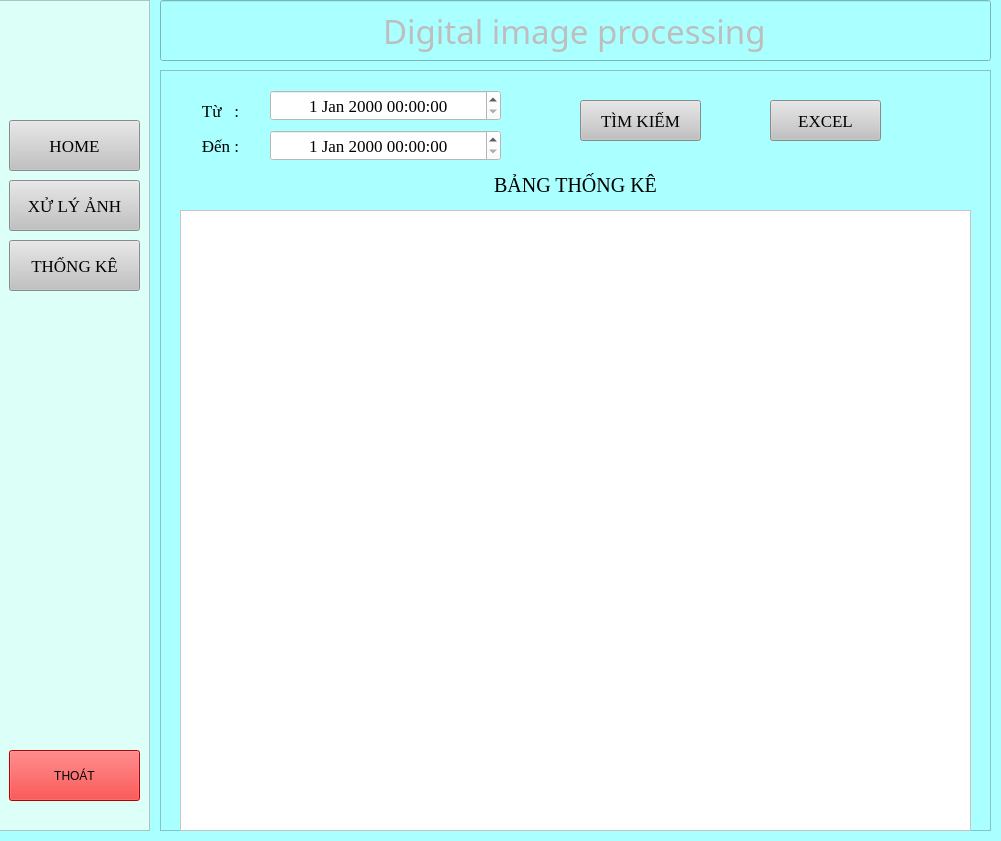
<?xml version="1.0" encoding="UTF-8"?>
<ui version="4.0">
 <class>MainWindow</class>
 <widget class="QMainWindow" name="MainWindow">
  <property name="enabled">
   <bool>true</bool>
  </property>
  <property name="geometry">
   <rect>
    <x>0</x>
    <y>0</y>
    <width>1001</width>
    <height>841</height>
   </rect>
  </property>
  <property name="mouseTracking">
   <bool>false</bool>
  </property>
  <property name="windowTitle">
   <string>MainWindow</string>
  </property>
  <property name="autoFillBackground">
   <bool>false</bool>
  </property>
  <property name="styleSheet">
   <string notr="true">background-color: rgb(170, 255, 255);</string>
  </property>
  <widget class="QWidget" name="centralwidget">
   <widget class="QLineEdit" name="title">
    <property name="enabled">
     <bool>false</bool>
    </property>
    <property name="geometry">
     <rect>
      <x>160</x>
      <y>0</y>
      <width>831</width>
      <height>61</height>
     </rect>
    </property>
    <property name="font">
     <font>
      <family>Segoe Print</family>
      <pointsize>25</pointsize>
     </font>
    </property>
    <property name="cursor">
     <cursorShape>ArrowCursor</cursorShape>
    </property>
    <property name="styleSheet">
     <string notr="true"/>
    </property>
    <property name="text">
     <string>Digital image processing</string>
    </property>
    <property name="frame">
     <bool>true</bool>
    </property>
    <property name="echoMode">
     <enum>QLineEdit::Normal</enum>
    </property>
    <property name="alignment">
     <set>Qt::AlignCenter</set>
    </property>
   </widget>
   <widget class="QFrame" name="slider_bar">
    <property name="geometry">
     <rect>
      <x>-1</x>
      <y>0</y>
      <width>151</width>
      <height>831</height>
     </rect>
    </property>
    <property name="styleSheet">
     <string notr="true">background-color: rgb(220, 255, 248);</string>
    </property>
    <property name="frameShape">
     <enum>QFrame::StyledPanel</enum>
    </property>
    <property name="frameShadow">
     <enum>QFrame::Raised</enum>
    </property>
    <widget class="QPushButton" name="bt_home">
     <property name="geometry">
      <rect>
       <x>10</x>
       <y>120</y>
       <width>131</width>
       <height>51</height>
      </rect>
     </property>
     <property name="font">
      <font>
       <family>Times New Roman</family>
       <pointsize>13</pointsize>
      </font>
     </property>
     <property name="styleSheet">
      <string notr="true">background-color:#c1c1c1</string>
     </property>
     <property name="text">
      <string>HOME</string>
     </property>
    </widget>
    <widget class="QPushButton" name="bt_sc1">
     <property name="geometry">
      <rect>
       <x>10</x>
       <y>180</y>
       <width>131</width>
       <height>51</height>
      </rect>
     </property>
     <property name="font">
      <font>
       <family>Times New Roman</family>
       <pointsize>13</pointsize>
      </font>
     </property>
     <property name="styleSheet">
      <string notr="true">background-color:#c1c1c1</string>
     </property>
     <property name="text">
      <string>XỬ LÝ ẢNH</string>
     </property>
    </widget>
    <widget class="QPushButton" name="bt_sc2">
     <property name="geometry">
      <rect>
       <x>10</x>
       <y>240</y>
       <width>131</width>
       <height>51</height>
      </rect>
     </property>
     <property name="font">
      <font>
       <family>Times New Roman</family>
       <pointsize>13</pointsize>
      </font>
     </property>
     <property name="styleSheet">
      <string notr="true">background-color:#c1c1c1</string>
     </property>
     <property name="text">
      <string>THỐNG KÊ</string>
     </property>
    </widget>
    <widget class="QPushButton" name="bt_exit">
     <property name="geometry">
      <rect>
       <x>10</x>
       <y>750</y>
       <width>131</width>
       <height>51</height>
      </rect>
     </property>
     <property name="styleSheet">
      <string notr="true">background-color: rgb(255, 0, 0);</string>
     </property>
     <property name="text">
      <string>THOÁT</string>
     </property>
    </widget>
   </widget>
   <widget class="QStackedWidget" name="content">
    <property name="geometry">
     <rect>
      <x>160</x>
      <y>70</y>
      <width>831</width>
      <height>761</height>
     </rect>
    </property>
    <property name="currentIndex">
     <number>2</number>
    </property>
    <widget class="QWidget" name="page_home">
     <widget class="QFrame" name="fr2_X160_Y70_W831_H761">
      <property name="geometry">
       <rect>
        <x>0</x>
        <y>0</y>
        <width>831</width>
        <height>761</height>
       </rect>
      </property>
      <property name="frameShape">
       <enum>QFrame::StyledPanel</enum>
      </property>
      <property name="frameShadow">
       <enum>QFrame::Raised</enum>
      </property>
      <widget class="QLabel" name="label_13">
       <property name="geometry">
        <rect>
         <x>190</x>
         <y>60</y>
         <width>421</width>
         <height>81</height>
        </rect>
       </property>
       <property name="font">
        <font>
         <family>Times New Roman</family>
         <pointsize>20</pointsize>
        </font>
       </property>
       <property name="text">
        <string>PHÂN LOẠI THEO MÃ QR</string>
       </property>
       <property name="alignment">
        <set>Qt::AlignCenter</set>
       </property>
      </widget>
      <widget class="QLabel" name="label">
       <property name="geometry">
        <rect>
         <x>200</x>
         <y>180</y>
         <width>411</width>
         <height>291</height>
        </rect>
       </property>
       <property name="styleSheet">
        <string notr="true">background-color: rgb(255, 255, 255);</string>
       </property>
       <property name="text">
        <string/>
       </property>
       <property name="pixmap">
        <pixmap>../../../../cho-soi-0.jpg</pixmap>
       </property>
       <property name="scaledContents">
        <bool>true</bool>
       </property>
      </widget>
     </widget>
    </widget>
    <widget class="QWidget" name="page_sc2">
     <widget class="QFrame" name="fr1_X160_Y70_W831_H761">
      <property name="geometry">
       <rect>
        <x>0</x>
        <y>0</y>
        <width>831</width>
        <height>761</height>
       </rect>
      </property>
      <property name="styleSheet">
       <string notr="true"/>
      </property>
      <property name="frameShape">
       <enum>QFrame::StyledPanel</enum>
      </property>
      <property name="frameShadow">
       <enum>QFrame::Raised</enum>
      </property>
      <widget class="QFrame" name="communication">
       <property name="geometry">
        <rect>
         <x>0</x>
         <y>650</y>
         <width>831</width>
         <height>111</height>
        </rect>
       </property>
       <property name="styleSheet">
        <string notr="true">background-color:  rgb(234, 234, 234);</string>
       </property>
       <property name="frameShape">
        <enum>QFrame::StyledPanel</enum>
       </property>
       <property name="frameShadow">
        <enum>QFrame::Raised</enum>
       </property>
       <widget class="QLineEdit" name="lineEdit_9">
        <property name="enabled">
         <bool>false</bool>
        </property>
        <property name="geometry">
         <rect>
          <x>280</x>
          <y>10</y>
          <width>271</width>
          <height>31</height>
         </rect>
        </property>
        <property name="font">
         <font>
          <family>Arial</family>
          <pointsize>13</pointsize>
         </font>
        </property>
        <property name="cursor">
         <cursorShape>ArrowCursor</cursorShape>
        </property>
        <property name="styleSheet">
         <string notr="true">background-color: rgb(255, 255, 255);

color: rgb(85, 0, 255)</string>
        </property>
        <property name="text">
         <string>COMMUNICATION</string>
        </property>
        <property name="frame">
         <bool>false</bool>
        </property>
        <property name="alignment">
         <set>Qt::AlignCenter</set>
        </property>
       </widget>
       <widget class="QLabel" name="label_7">
        <property name="geometry">
         <rect>
          <x>130</x>
          <y>10</y>
          <width>121</width>
          <height>31</height>
         </rect>
        </property>
        <property name="font">
         <font>
          <pointsize>10</pointsize>
         </font>
        </property>
        <property name="text">
         <string>DATA ON PLC :</string>
        </property>
       </widget>
       <widget class="QLabel" name="label_4">
        <property name="geometry">
         <rect>
          <x>130</x>
          <y>50</y>
          <width>121</width>
          <height>31</height>
         </rect>
        </property>
        <property name="font">
         <font>
          <pointsize>10</pointsize>
         </font>
        </property>
        <property name="styleSheet">
         <string notr="true">background-color: rgb(255, 255, 255);</string>
        </property>
        <property name="frameShape">
         <enum>QFrame::Box</enum>
        </property>
        <property name="text">
         <string/>
        </property>
        <property name="textFormat">
         <enum>Qt::PlainText</enum>
        </property>
        <property name="scaledContents">
         <bool>false</bool>
        </property>
        <property name="wordWrap">
         <bool>false</bool>
        </property>
        <property name="openExternalLinks">
         <bool>false</bool>
        </property>
       </widget>
       <widget class="QLabel" name="label_5">
        <property name="geometry">
         <rect>
          <x>580</x>
          <y>50</y>
          <width>121</width>
          <height>31</height>
         </rect>
        </property>
        <property name="font">
         <font>
          <pointsize>10</pointsize>
         </font>
        </property>
        <property name="styleSheet">
         <string notr="true">background-color: rgb(255, 255, 255);</string>
        </property>
        <property name="frameShape">
         <enum>QFrame::Box</enum>
        </property>
        <property name="text">
         <string/>
        </property>
        <property name="textFormat">
         <enum>Qt::PlainText</enum>
        </property>
        <property name="scaledContents">
         <bool>false</bool>
        </property>
        <property name="wordWrap">
         <bool>false</bool>
        </property>
        <property name="openExternalLinks">
         <bool>false</bool>
        </property>
       </widget>
       <widget class="QLabel" name="label_10">
        <property name="geometry">
         <rect>
          <x>580</x>
          <y>10</y>
          <width>121</width>
          <height>31</height>
         </rect>
        </property>
        <property name="font">
         <font>
          <pointsize>10</pointsize>
         </font>
        </property>
        <property name="text">
         <string>DATA SCANED :</string>
        </property>
       </widget>
      </widget>
      <widget class="QFrame" name="frame">
       <property name="geometry">
        <rect>
         <x>0</x>
         <y>0</y>
         <width>831</width>
         <height>201</height>
        </rect>
       </property>
       <property name="statusTip">
        <string/>
       </property>
       <property name="accessibleName">
        <string/>
       </property>
       <property name="autoFillBackground">
        <bool>false</bool>
       </property>
       <property name="styleSheet">
        <string notr="true">background-color: rgb(85, 0, 255);</string>
       </property>
       <property name="inputMethodHints">
        <set>Qt::ImhNone</set>
       </property>
       <property name="frameShape">
        <enum>QFrame::NoFrame</enum>
       </property>
       <property name="frameShadow">
        <enum>QFrame::Sunken</enum>
       </property>
       <widget class="QFrame" name="frame_7">
        <property name="geometry">
         <rect>
          <x>0</x>
          <y>0</y>
          <width>261</width>
          <height>201</height>
         </rect>
        </property>
        <property name="styleSheet">
         <string notr="true">background-color:rgb(255, 170, 127)
</string>
        </property>
        <property name="frameShape">
         <enum>QFrame::StyledPanel</enum>
        </property>
        <property name="frameShadow">
         <enum>QFrame::Sunken</enum>
        </property>
        <property name="lineWidth">
         <number>2</number>
        </property>
        <property name="midLineWidth">
         <number>0</number>
        </property>
        <widget class="QLineEdit" name="lineEdit_5">
         <property name="enabled">
          <bool>false</bool>
         </property>
         <property name="geometry">
          <rect>
           <x>10</x>
           <y>10</y>
           <width>241</width>
           <height>31</height>
          </rect>
         </property>
         <property name="font">
          <font>
           <family>Arial</family>
           <pointsize>13</pointsize>
          </font>
         </property>
         <property name="cursor">
          <cursorShape>ArrowCursor</cursorShape>
         </property>
         <property name="styleSheet">
          <string notr="true">background-color: rgb(255, 255, 255);

color: rgb(85, 0, 255)</string>
         </property>
         <property name="text">
          <string>SETTING</string>
         </property>
         <property name="frame">
          <bool>false</bool>
         </property>
         <property name="alignment">
          <set>Qt::AlignCenter</set>
         </property>
        </widget>
        <widget class="QLineEdit" name="ip_plc">
         <property name="geometry">
          <rect>
           <x>10</x>
           <y>120</y>
           <width>141</width>
           <height>21</height>
          </rect>
         </property>
         <property name="styleSheet">
          <string notr="true">background-color: rgb(255, 255, 255)</string>
         </property>
         <property name="text">
          <string/>
         </property>
         <property name="placeholderText">
          <string>192.168.0.1</string>
         </property>
        </widget>
        <widget class="QPushButton" name="bt_on">
         <property name="geometry">
          <rect>
           <x>160</x>
           <y>70</y>
           <width>75</width>
           <height>24</height>
          </rect>
         </property>
         <property name="styleSheet">
          <string notr="true">background-color:green</string>
         </property>
         <property name="text">
          <string>Turn on</string>
         </property>
        </widget>
        <widget class="QPushButton" name="bt_connect">
         <property name="geometry">
          <rect>
           <x>160</x>
           <y>120</y>
           <width>75</width>
           <height>24</height>
          </rect>
         </property>
         <property name="styleSheet">
          <string notr="true">background-color:green</string>
         </property>
         <property name="text">
          <string>Connect</string>
         </property>
        </widget>
        <widget class="QPushButton" name="bt_off">
         <property name="geometry">
          <rect>
           <x>160</x>
           <y>70</y>
           <width>75</width>
           <height>24</height>
          </rect>
         </property>
         <property name="styleSheet">
          <string notr="true">background-color:red
</string>
         </property>
         <property name="text">
          <string>Turn off</string>
         </property>
        </widget>
        <widget class="QComboBox" name="camera">
         <property name="geometry">
          <rect>
           <x>10</x>
           <y>70</y>
           <width>141</width>
           <height>22</height>
          </rect>
         </property>
         <property name="styleSheet">
          <string notr="true">background-color:rgb(255, 255, 255)</string>
         </property>
        </widget>
        <widget class="QPushButton" name="bt_disconnect">
         <property name="geometry">
          <rect>
           <x>160</x>
           <y>120</y>
           <width>75</width>
           <height>24</height>
          </rect>
         </property>
         <property name="styleSheet">
          <string notr="true">background-color:red</string>
         </property>
         <property name="text">
          <string>Disconnect</string>
         </property>
        </widget>
       </widget>
       <widget class="QFrame" name="frame_8">
        <property name="geometry">
         <rect>
          <x>570</x>
          <y>0</y>
          <width>261</width>
          <height>201</height>
         </rect>
        </property>
        <property name="styleSheet">
         <string notr="true">background-color: rgb(255, 170, 255)</string>
        </property>
        <property name="frameShape">
         <enum>QFrame::StyledPanel</enum>
        </property>
        <property name="frameShadow">
         <enum>QFrame::Sunken</enum>
        </property>
        <property name="lineWidth">
         <number>2</number>
        </property>
        <widget class="QSlider" name="slider_threshold">
         <property name="geometry">
          <rect>
           <x>10</x>
           <y>80</y>
           <width>160</width>
           <height>22</height>
          </rect>
         </property>
         <property name="maximum">
          <number>200</number>
         </property>
         <property name="value">
          <number>100</number>
         </property>
         <property name="orientation">
          <enum>Qt::Horizontal</enum>
         </property>
        </widget>
        <widget class="QLineEdit" name="value_threshold">
         <property name="geometry">
          <rect>
           <x>190</x>
           <y>80</y>
           <width>51</width>
           <height>22</height>
          </rect>
         </property>
         <property name="styleSheet">
          <string notr="true">background-color: rgb(255, 255, 255);</string>
         </property>
         <property name="text">
          <string>100</string>
         </property>
        </widget>
        <widget class="Line" name="line_2">
         <property name="geometry">
          <rect>
           <x>10</x>
           <y>110</y>
           <width>231</width>
           <height>20</height>
          </rect>
         </property>
         <property name="orientation">
          <enum>Qt::Horizontal</enum>
         </property>
        </widget>
        <widget class="QLineEdit" name="lineEdit_10">
         <property name="enabled">
          <bool>false</bool>
         </property>
         <property name="geometry">
          <rect>
           <x>10</x>
           <y>10</y>
           <width>241</width>
           <height>31</height>
          </rect>
         </property>
         <property name="font">
          <font>
           <family>Arial</family>
           <pointsize>13</pointsize>
          </font>
         </property>
         <property name="cursor">
          <cursorShape>ArrowCursor</cursorShape>
         </property>
         <property name="styleSheet">
          <string notr="true">background-color: rgb(255, 255, 255);

color: rgb(85, 0, 255)</string>
         </property>
         <property name="text">
          <string>OPTIONS</string>
         </property>
         <property name="frame">
          <bool>false</bool>
         </property>
         <property name="alignment">
          <set>Qt::AlignCenter</set>
         </property>
        </widget>
        <widget class="QLabel" name="label_11">
         <property name="geometry">
          <rect>
           <x>70</x>
           <y>50</y>
           <width>121</width>
           <height>22</height>
          </rect>
         </property>
         <property name="font">
          <font>
           <pointsize>11</pointsize>
          </font>
         </property>
         <property name="text">
          <string>THRESSHOLD</string>
         </property>
         <property name="alignment">
          <set>Qt::AlignCenter</set>
         </property>
        </widget>
       </widget>
       <widget class="QFrame" name="frame_9">
        <property name="enabled">
         <bool>true</bool>
        </property>
        <property name="geometry">
         <rect>
          <x>270</x>
          <y>0</y>
          <width>291</width>
          <height>201</height>
         </rect>
        </property>
        <property name="toolTip">
         <string/>
        </property>
        <property name="styleSheet">
         <string notr="true">background-color: rgb(85, 170, 255)</string>
        </property>
        <property name="frameShape">
         <enum>QFrame::StyledPanel</enum>
        </property>
        <property name="frameShadow">
         <enum>QFrame::Sunken</enum>
        </property>
        <property name="lineWidth">
         <number>2</number>
        </property>
        <widget class="QPushButton" name="bt_scan">
         <property name="geometry">
          <rect>
           <x>100</x>
           <y>140</y>
           <width>93</width>
           <height>28</height>
          </rect>
         </property>
         <property name="autoFillBackground">
          <bool>false</bool>
         </property>
         <property name="styleSheet">
          <string notr="true">background-color:#c1c1c1
</string>
         </property>
         <property name="text">
          <string>SCAN</string>
         </property>
        </widget>
        <widget class="QLineEdit" name="lineEdit_11">
         <property name="enabled">
          <bool>false</bool>
         </property>
         <property name="geometry">
          <rect>
           <x>10</x>
           <y>10</y>
           <width>271</width>
           <height>31</height>
          </rect>
         </property>
         <property name="font">
          <font>
           <family>Arial</family>
           <pointsize>13</pointsize>
          </font>
         </property>
         <property name="cursor">
          <cursorShape>ArrowCursor</cursorShape>
         </property>
         <property name="styleSheet">
          <string notr="true">background-color: rgb(255, 255, 255);

color: rgb(85, 0, 255)</string>
         </property>
         <property name="text">
          <string>PANEL</string>
         </property>
         <property name="frame">
          <bool>false</bool>
         </property>
         <property name="alignment">
          <set>Qt::AlignCenter</set>
         </property>
        </widget>
        <widget class="QLabel" name="label_12">
         <property name="geometry">
          <rect>
           <x>120</x>
           <y>50</y>
           <width>49</width>
           <height>22</height>
          </rect>
         </property>
         <property name="font">
          <font>
           <pointsize>11</pointsize>
          </font>
         </property>
         <property name="text">
          <string>MODE</string>
         </property>
         <property name="alignment">
          <set>Qt::AlignCenter</set>
         </property>
        </widget>
        <widget class="QPushButton" name="sw_auto">
         <property name="geometry">
          <rect>
           <x>50</x>
           <y>80</y>
           <width>93</width>
           <height>28</height>
          </rect>
         </property>
         <property name="autoFillBackground">
          <bool>false</bool>
         </property>
         <property name="styleSheet">
          <string notr="true">background-color:#c1c1c1
</string>
         </property>
         <property name="text">
          <string>AUTO</string>
         </property>
        </widget>
        <widget class="QPushButton" name="sw_manual">
         <property name="geometry">
          <rect>
           <x>150</x>
           <y>80</y>
           <width>93</width>
           <height>28</height>
          </rect>
         </property>
         <property name="autoFillBackground">
          <bool>false</bool>
         </property>
         <property name="styleSheet">
          <string notr="true">background-color:#c1c1c1
</string>
         </property>
         <property name="text">
          <string>MANUAL</string>
         </property>
        </widget>
       </widget>
      </widget>
      <widget class="QFrame" name="frame_10">
       <property name="geometry">
        <rect>
         <x>0</x>
         <y>211</y>
         <width>831</width>
         <height>431</height>
        </rect>
       </property>
       <property name="styleSheet">
        <string notr="true">background-color:  rgb(234, 234, 234);</string>
       </property>
       <property name="frameShape">
        <enum>QFrame::WinPanel</enum>
       </property>
       <property name="frameShadow">
        <enum>QFrame::Sunken</enum>
       </property>
       <property name="lineWidth">
        <number>2</number>
       </property>
       <widget class="QLabel" name="lb_origin">
        <property name="geometry">
         <rect>
          <x>10</x>
          <y>10</y>
          <width>401</width>
          <height>371</height>
         </rect>
        </property>
        <property name="autoFillBackground">
         <bool>false</bool>
        </property>
        <property name="styleSheet">
         <string notr="true">background-color:rgb(255, 255, 255)</string>
        </property>
        <property name="frameShape">
         <enum>QFrame::WinPanel</enum>
        </property>
        <property name="text">
         <string/>
        </property>
        <property name="alignment">
         <set>Qt::AlignCenter</set>
        </property>
       </widget>
       <widget class="QLabel" name="lb_xla">
        <property name="geometry">
         <rect>
          <x>420</x>
          <y>10</y>
          <width>401</width>
          <height>371</height>
         </rect>
        </property>
        <property name="styleSheet">
         <string notr="true">background-color:rgb(255, 255, 255)</string>
        </property>
        <property name="frameShape">
         <enum>QFrame::WinPanel</enum>
        </property>
        <property name="text">
         <string/>
        </property>
        <property name="alignment">
         <set>Qt::AlignCenter</set>
        </property>
       </widget>
       <widget class="QLabel" name="curent_data_4">
        <property name="geometry">
         <rect>
          <x>10</x>
          <y>390</y>
          <width>401</width>
          <height>31</height>
         </rect>
        </property>
        <property name="font">
         <font>
          <pointsize>11</pointsize>
         </font>
        </property>
        <property name="styleSheet">
         <string notr="true">color: rgb(0, 0, 255);</string>
        </property>
        <property name="text">
         <string>ORIGINAL IMAGE</string>
        </property>
        <property name="alignment">
         <set>Qt::AlignCenter</set>
        </property>
       </widget>
       <widget class="QLabel" name="curent_data_5">
        <property name="geometry">
         <rect>
          <x>420</x>
          <y>390</y>
          <width>401</width>
          <height>31</height>
         </rect>
        </property>
        <property name="font">
         <font>
          <pointsize>11</pointsize>
         </font>
        </property>
        <property name="styleSheet">
         <string notr="true">color: rgb(0, 0, 255);</string>
        </property>
        <property name="text">
         <string>PROCESSED IMAGE</string>
        </property>
        <property name="alignment">
         <set>Qt::AlignCenter</set>
        </property>
       </widget>
      </widget>
     </widget>
    </widget>
    <widget class="QWidget" name="page_sc3">
     <widget class="QFrame" name="fr3_X160_Y70_W831_H761">
      <property name="geometry">
       <rect>
        <x>0</x>
        <y>0</y>
        <width>831</width>
        <height>761</height>
       </rect>
      </property>
      <property name="frameShape">
       <enum>QFrame::StyledPanel</enum>
      </property>
      <property name="frameShadow">
       <enum>QFrame::Raised</enum>
      </property>
      <widget class="QLabel" name="label_14">
       <property name="geometry">
        <rect>
         <x>230</x>
         <y>100</y>
         <width>371</width>
         <height>31</height>
        </rect>
       </property>
       <property name="font">
        <font>
         <family>Times New Roman</family>
         <pointsize>15</pointsize>
        </font>
       </property>
       <property name="text">
        <string>BẢNG THỐNG KÊ</string>
       </property>
       <property name="alignment">
        <set>Qt::AlignCenter</set>
       </property>
      </widget>
      <widget class="QTableView" name="tableView">
       <property name="geometry">
        <rect>
         <x>20</x>
         <y>140</y>
         <width>791</width>
         <height>621</height>
        </rect>
       </property>
       <property name="font">
        <font>
         <family>Times New Roman</family>
         <pointsize>13</pointsize>
        </font>
       </property>
       <property name="styleSheet">
        <string notr="true">background-color: rgb(255, 255, 255);</string>
       </property>
      </widget>
      <widget class="QPushButton" name="bt_search">
       <property name="geometry">
        <rect>
         <x>420</x>
         <y>30</y>
         <width>121</width>
         <height>41</height>
        </rect>
       </property>
       <property name="font">
        <font>
         <family>Times New Roman</family>
         <pointsize>13</pointsize>
        </font>
       </property>
       <property name="styleSheet">
        <string notr="true">background-color:#c1c1c1</string>
       </property>
       <property name="text">
        <string>TÌM KIẾM</string>
       </property>
      </widget>
      <widget class="QDateTimeEdit" name="start_time">
       <property name="geometry">
        <rect>
         <x>110</x>
         <y>20</y>
         <width>231</width>
         <height>31</height>
        </rect>
       </property>
       <property name="font">
        <font>
         <family>Times New Roman</family>
         <pointsize>13</pointsize>
        </font>
       </property>
       <property name="styleSheet">
        <string notr="true">background-color: rgb(255, 255, 255);</string>
       </property>
       <property name="alignment">
        <set>Qt::AlignCenter</set>
       </property>
      </widget>
      <widget class="QDateTimeEdit" name="stop_time">
       <property name="geometry">
        <rect>
         <x>110</x>
         <y>60</y>
         <width>231</width>
         <height>31</height>
        </rect>
       </property>
       <property name="font">
        <font>
         <family>Times New Roman</family>
         <pointsize>13</pointsize>
        </font>
       </property>
       <property name="styleSheet">
        <string notr="true">background-color: rgb(255, 255, 255);</string>
       </property>
       <property name="alignment">
        <set>Qt::AlignCenter</set>
       </property>
      </widget>
      <widget class="QLabel" name="label_15">
       <property name="geometry">
        <rect>
         <x>30</x>
         <y>25</y>
         <width>61</width>
         <height>31</height>
        </rect>
       </property>
       <property name="font">
        <font>
         <family>Times New Roman</family>
         <pointsize>13</pointsize>
        </font>
       </property>
       <property name="text">
        <string>Từ   :</string>
       </property>
       <property name="alignment">
        <set>Qt::AlignCenter</set>
       </property>
      </widget>
      <widget class="QLabel" name="label_16">
       <property name="geometry">
        <rect>
         <x>30</x>
         <y>60</y>
         <width>61</width>
         <height>31</height>
        </rect>
       </property>
       <property name="font">
        <font>
         <family>Times New Roman</family>
         <pointsize>13</pointsize>
        </font>
       </property>
       <property name="text">
        <string>Đến :</string>
       </property>
       <property name="alignment">
        <set>Qt::AlignCenter</set>
       </property>
      </widget>
      <widget class="QPushButton" name="bt_excel">
       <property name="geometry">
        <rect>
         <x>610</x>
         <y>30</y>
         <width>111</width>
         <height>41</height>
        </rect>
       </property>
       <property name="font">
        <font>
         <family>Times New Roman</family>
         <pointsize>13</pointsize>
        </font>
       </property>
       <property name="styleSheet">
        <string notr="true">background-color:#c1c1c1</string>
       </property>
       <property name="text">
        <string>EXCEL</string>
       </property>
      </widget>
     </widget>
    </widget>
   </widget>
  </widget>
 </widget>
 <resources/>
 <connections/>
</ui>
